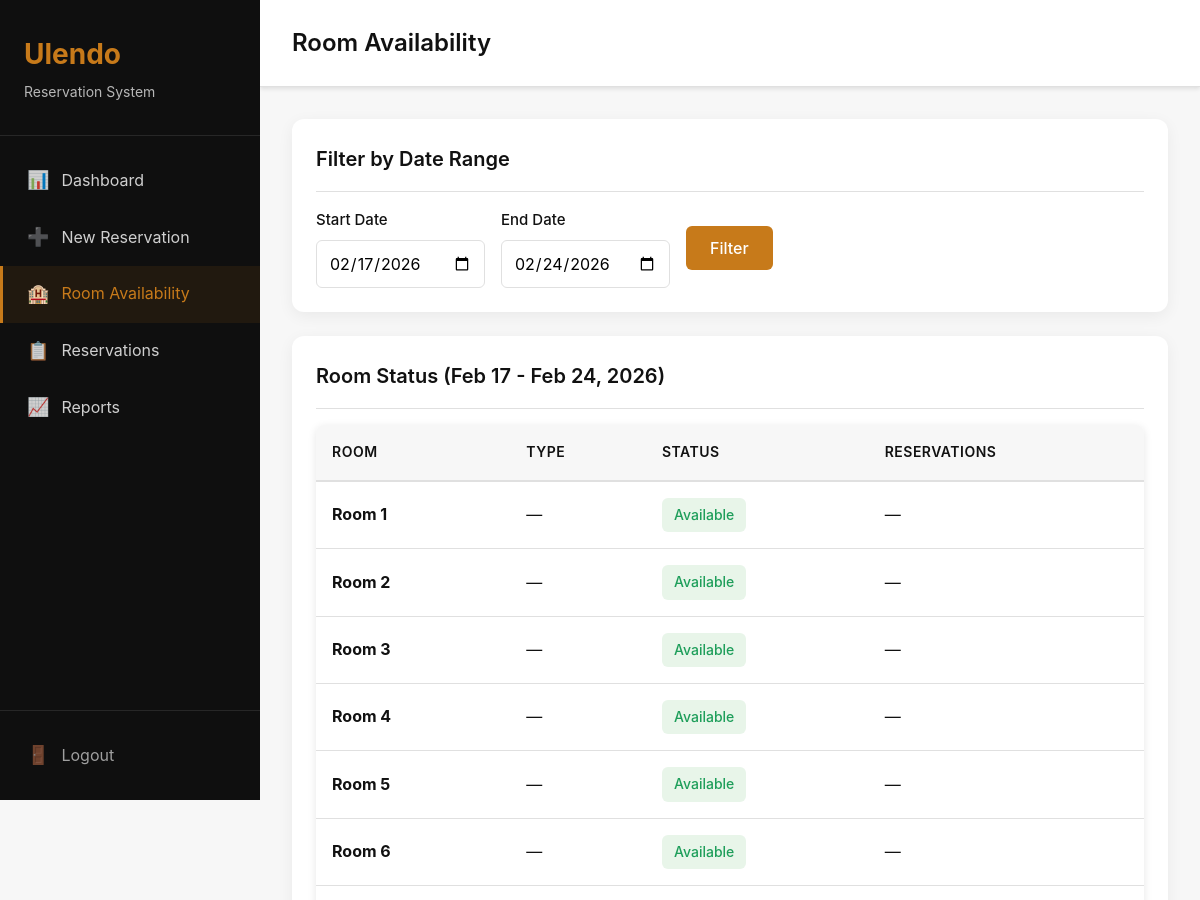
Page /availability/ (signed in, upper part) on the earlier database version.
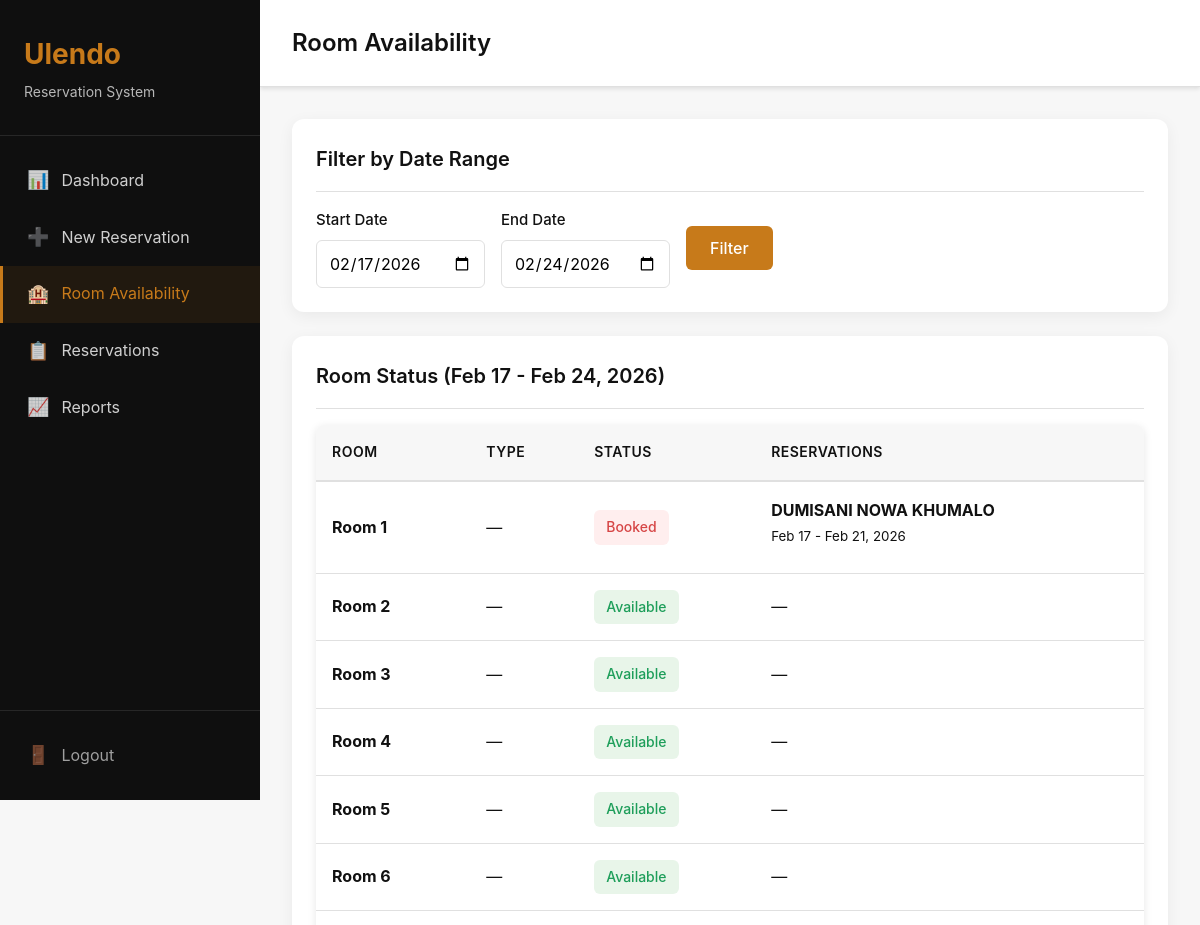
Same page on the later database version.
### rooms/models.py (models this page shows, shortened)
class Room(models.Model):
    room_number = models.CharField(max_length=10, unique=True)
    room_type = models.CharField(max_length=50, blank=True, null=True)
    is_active = models.BooleanField(default=True)
    created_at = models.DateTimeField(auto_now_add=True)
    updated_at = models.DateTimeField(auto_now=True)
    class Meta:
        ordering = ['room_number']
        verbose_name = 'Room'
        verbose_name_plural = 'Rooms'

### reservations/models.py (models this page shows, shortened)
class Reservation(models.Model):
    STATUS_CHOICES = [
        ('confirmed', 'Confirmed'),
        ('cancelled', 'Cancelled'),
    ]
    customer_name = models.CharField(max_length=200)
    voucher_number = models.CharField(max_length=100, blank=True, null=True)
    room = models.ForeignKey(Room, on_delete=models.CASCADE, related_name='reservations')
    check_in_date = models.DateField()
    check_out_date = models.DateField()
    status = models.CharField(max_length=20, choices=STATUS_CHOICES, default='confirmed')
    notes = models.TextField(blank=True, null=True)
    created_at = models.DateTimeField(auto_now_add=True)
    updated_at = models.DateTimeField(auto_now=True)
    class Meta:
        ordering = ['-created_at']
        verbose_name = 'Reservation'
        verbose_name_plural = 'Reservations'
        indexes = [
            models.Index(fields=['check_in_date', 'check_out_date']),
            models.Index(fields=['status']),
        ]

### reservations/views.py (the view)
# urls.py: path('availability/', views.room_availability, name='room_availability'),
@login_required
def room_availability(request):
    today = date.today()
    start_date = request.GET.get('start_date', today.strftime('%Y-%m-%d'))
    end_date = request.GET.get('end_date', (today + timedelta(days=7)).strftime('%Y-%m-%d'))
    try:
        start_date = datetime.strptime(start_date, '%Y-%m-%d').date()
        end_date = datetime.strptime(end_date, '%Y-%m-%d').date()
    except ValueError:
        start_date = today
        end_date = today + timedelta(days=7)
    if end_date < start_date:
        end_date = start_date + timedelta(days=7)
    rooms = Room.objects.filter(is_active=True).annotate(
        room_num_int=Cast('room_number', IntegerField())
    ).order_by('room_num_int')
    reservations = Reservation.objects.filter(status='confirmed', check_in_date__lt=end_date, check_out_date__gt=start_date).select_related('room')
    room_statuses = []
    for room in rooms:
        room_reservations = [r for r in reservations if r.room_id == room.id]
        status = 'available' if not room_reservations else 'booked'
        room_statuses.append({'room': room, 'status': status, 'reservations': room_reservations})
    context = {'rooms': room_statuses, 'start_date': start_date, 'end_date': end_date}
    return render(request, 'reservations/room_availability.html', context)

### reservations/templates/reservations/room_availability.html (shortened to what this page needs)
{% extends 'base.html' %}
{% block page_title %}Room Availability{% endblock %}
{% block content %}
<div class="card">
    <div class="card-header">
        <h3 class="card-title">Filter by Date Range</h3>
    </div>
    <div class="card-body">
        <form method="get" class="d-flex gap-2 align-center">
            <div class="form-group" style="margin-bottom: 0;">
                <label class="form-label">Start Date</label>
                <input type="date" name="start_date" value="{{ start_date|date:'Y-m-d' }}" class="form-control">
            </div>
            <div class="form-group" style="margin-bottom: 0;">
                <label class="form-label">End Date</label>
                <input type="date" name="end_date" value="{{ end_date|date:'Y-m-d' }}" class="form-control">
            </div>
            <div style="display: flex; align-items: flex-end;">
                <button type="submit" class="btn btn-primary">Filter</button>
            </div>
        </form>
    </div>
</div>
<div class="card">
    <div class="card-header">
        <h3 class="card-title">Room Status ({{ start_date|date:"M d" }} - {{ end_date|date:"M d, Y" }})</h3>
    </div>
    <div class="card-body">
        <div class="table-container">
            <table>
                <thead>
                    <tr>
                        <th>Room</th>
                        <th>Type</th>
                        <th>Status</th>
                        <th>Reservations</th>
                    </tr>
                </thead>
                <tbody>
                    {% for room_data in rooms %}
                    <tr>
                        <td><strong>Room {{ room_data.room.room_number }}</strong></td>
                        <td>{{ room_data.room.room_type|default:"—" }}</td>
                        <td>
                            {% if room_data.status == 'available' %}
                            <span class="room-status available">Available</span>
                            {% else %}
                            <span class="room-status booked">Booked</span>
                            {% endif %}
                        </td>
                        <td>
                            {% for reservation in room_data.reservations %}
                            <div style="margin-bottom: 0.5rem;">
                                <strong>{{ reservation.customer_name }}</strong><br>
                                <small>{{ reservation.check_in_date|date:"M d" }} - {{ reservation.check_out_date|date:"M d, Y" }}</small>
                            </div>
                            {% empty %}
                            —
                            {% endfor %}
                        </td>
                    </tr>
                    {% endfor %}
                </tbody>
            </table>
        </div>
    </div>
</div>
{% endblock %}

Differences in the rows shown:
computed for Room (number 1 of 6 on the later page): text "Available —" → "Booked"
added Reservation: customer_name "DUMISANI NOWA KHUMALO", check_in_date "Feb 17", check_out_date "Feb 21, 2026", shown under Room (number 1 of 6 on the later page)
